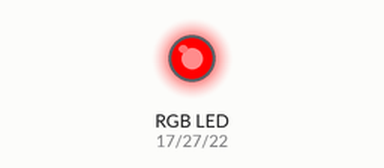
Simulated run of this program. Board: Raspberry Pi (BCM pin numbers). Parts: an RGB LED mixed from three pins (HIGH = lit). At 30.3 s the program stops and its outputs stay as they are.

Above: at 5.01 s.
At 15.11 s:
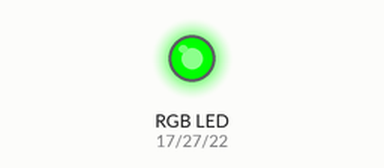
At 25.21 s:
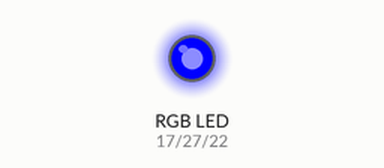
At 30.3 s:
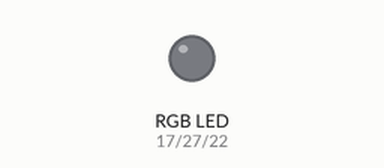
Timing chart, 0 to 31.8 s (numbered marks = the images above):
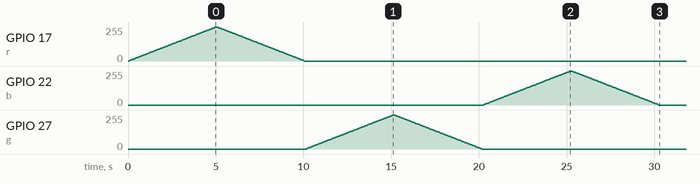

The program:

05b-pwm.py
```python
#!/usr/bin/env python3
# script by Alex Eames http://RasPi.tv
#http://RasPi.tv/2013/how-to-use-soft-pwm-in-rpi-gpio-pt-2-led-dimming-and-motor-speed-control
# Using PWM with RPi.GPIO pt 2 - requires RPi.GPIO 0.5.2a or higher

import RPi.GPIO as GPIO # always needed with RPi.GPIO
from time import sleep  # pull in the sleep function from time module

GPIO.setmode(GPIO.BCM)  # choose BCM or BOARD numbering schemes. I use BCM

GPIO.setup(17, GPIO.OUT)
GPIO.setup(27, GPIO.OUT)
GPIO.setup(22, GPIO.OUT)

r = GPIO.PWM(17, 50)    # create object white for PWM on port 25 at 100 Hertz
g = GPIO.PWM(27, 50)    # create object white for PWM on port 25 at 100 Hertz
b = GPIO.PWM(22, 50)      # create object red for PWM on port 24 at 100 Hertz

r.start(0)              # start white led on 0 percent duty cycle (off)
g.start(0)              # start white led on 0 percent duty cycle (off)
b.start(0)              # start white led on 0 percent duty cycle (off)

# now the fun starts, we'll vary the duty cycle to
# dim/brighten the leds, so one is bright while the other is dim

pause_time = 0.05           # you can change this to slow down/speed up

try:
#    while True:
    for i in range(0,101):      # 101 because it stops when it finishes 100
        r.ChangeDutyCycle(i)
        sleep(pause_time)
    for i in range(100,-1,-1):      # from 100 to zero in steps of -1
        r.ChangeDutyCycle(i)
        sleep(pause_time)
    for i in range(0,101):      # 101 because it stops when it finishes 100
        g.ChangeDutyCycle(i)
        sleep(pause_time)
    for i in range(100,-1,-1):      # from 100 to zero in steps of -1
        g.ChangeDutyCycle(i)
        sleep(pause_time)
    for i in range(0,101):      # 101 because it stops when it finishes 100
        b.ChangeDutyCycle(i)
        sleep(pause_time)
    for i in range(100,-1,-1):      # from 100 to zero in steps of -1
        b.ChangeDutyCycle(i)
        sleep(pause_time)

except KeyboardInterrupt:
    r.stop()            # stop the white PWM output
    g.stop()              # stop the red PWM output
    b.stop()              # stop the red PWM output
    GPIO.cleanup()          # clean up GPIO on CTRL+C exit
```
